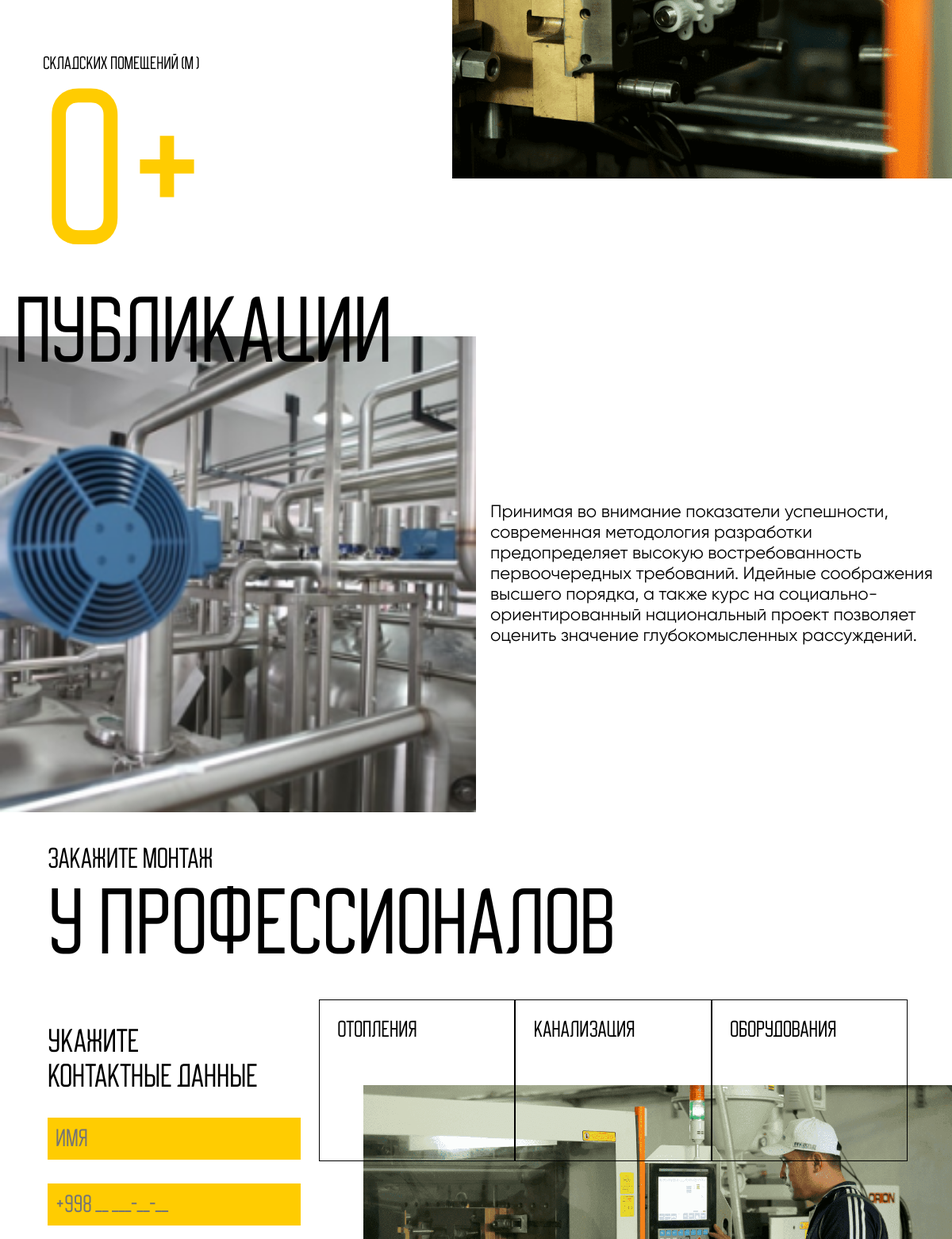
The app's page / (middle part), older data.
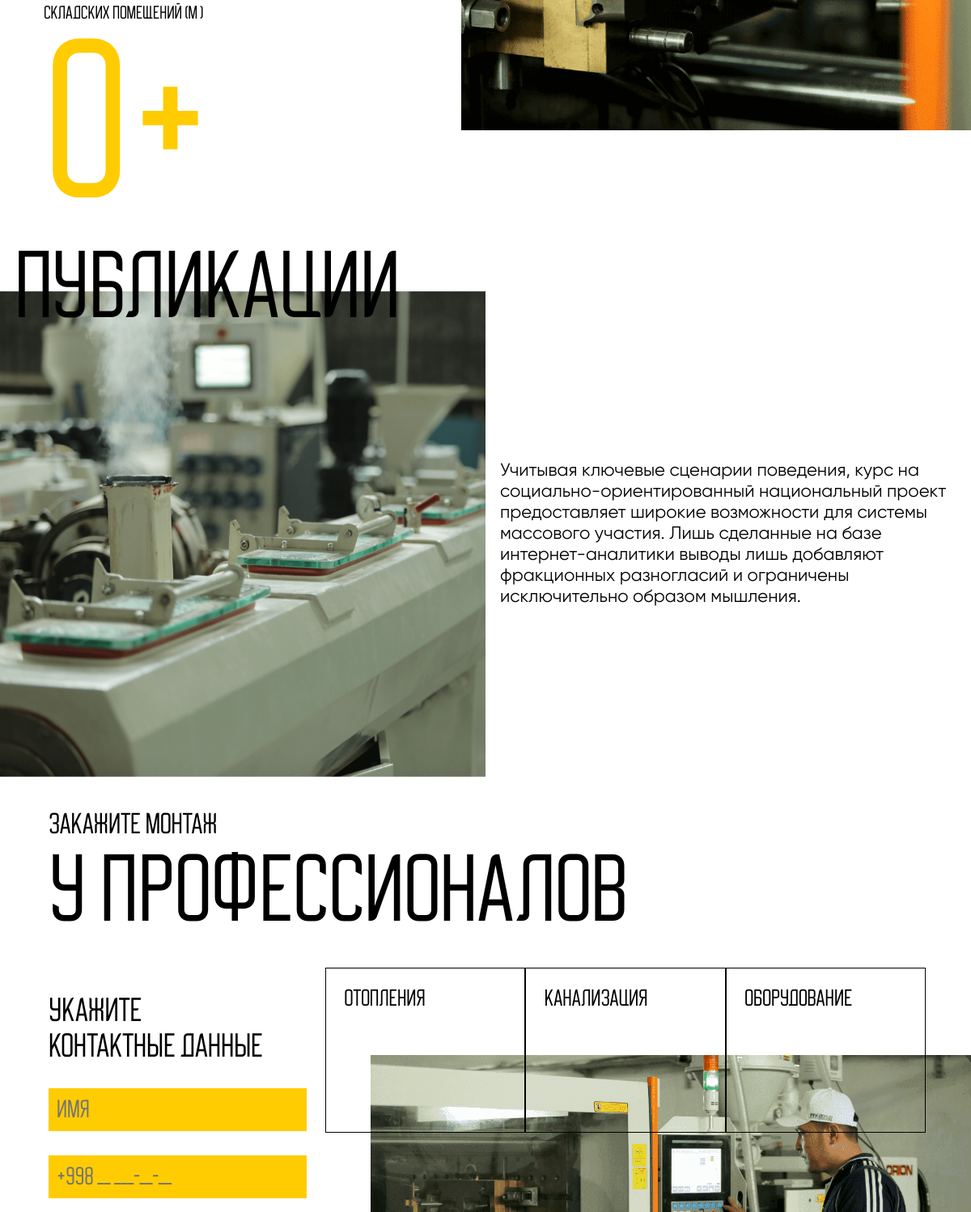
The same page, newer data.
### main/models.py (models this page shows, shortened)
class Post(models.Model):
    img = models.ImageField(upload_to="images/post/")
    text = models.TextField()
    date = models.DateTimeField(auto_now_add=True)
    class Meta:
        ordering = ['-id']

class ProductCategory1(models.Model):
    name = models.CharField("Mahsulot bosh kategoriyasi", max_length=150)
    short = models.CharField("Qisqa nomi", max_length=100)
    imgon = models.ImageField("Mahsulot rasmi #1", upload_to="images/product categories/")
    imgunder = models.ImageField("Mahsulot rasmi #2", upload_to="images/product categories/")
    imgmobile = models.ImageField("Mahsulot rasmi telefo'nda", upload_to="images/product categories/")
    date = models.DateField(auto_now_add=True)
    class Meta:
        verbose_name = "Product Category1"
        verbose_name_plural = "Product Categories1"

### main/views.py (the view, shortened to what this page needs)
# urls.py: path('', index, name="index"),
@csrf_exempt
def index(request):
    procuct_categories1 = ProductCategory1.objects.all()
    procuct_categories2 = ProductCategory2.objects.select_related("bind").all()
    cities = Cities.objects.all()
    posts = Post.objects.all()
    context = {
        "product_categories1": procuct_categories1,
        "procuct_categories2": procuct_categories2,
        "cities":cities,
        "posts": posts
    }
    return render(request, 'index.html', context)

### templates/index.html (shortened to what this page needs)
{% extends 'base/base.html' %}
{% block main %}
	<main class="main" id="main">
		<section class="section_about_factory">
			<div class="factory_itemas_container">
				<div class="factory_numbers">
				</div>
				<div class="factory_images">
					<a>
						<picture>
							 <source srcset="/static/images/main_carousel/carousel1_2.png" media="(min-width: 992px)">
							 <img src="/static/images/main_carousel/factory_mobile.png">
						</picture>
					</a>
				</div>
			</div>
			<div class="number_text_bottom">
				<p>складских помещений (m  )</p>
				<p class="mcounter" data="2000" style="color:#FFCC01;">0</p>
			</div>
		</section>
		<section class="section_main_carousel" style="margin-top:0;">
			<div class="carousel_text_block carousel_text_block_bottom">
				<p>Публикации</p>
			</div>
			<div class="main_carousel_container main_carousel_container_bottom">
				<div class="main_carousel_images">
					<div class="swiper main_swiper_img2">
						<div class="swiper-wrapper">
							{% for post in posts %}
								<div class="swiper-slide main_swiper_slide flen">
									<a>
										<img src="{{post.img.url}}" alt="">
									</a>
								</div>
							{% endfor %}
						</div>
					</div>
				</div>
				<div class="main_carousel_text">
					<div class="main_swiper_text">
						<div class="swiper text_swiper2">
							<div class="swiper-wrapper">
								{% for post in posts %}
									<div class="swiper-slide main_swiper_text_slide">
										<p>{{post.text}}</p>
									</div>
								{% endfor %}
							</div>
						</div>
					</div>
				</div>
			</div>
		</section>
		<section class="section_ordering">
			<div class="professionals_text">
				<p>Закажите монтаж</p>
				<p>у профессионалов</p>
			</div>
			<div class="ordering_container">
				<div class="ordering_form_contents">
					<div class="text_contact_details">
						<p>Укажите<br>контактные данные</p>
					</div>
					<div class="contact_form">
						<form method="POST" class="form">
							<input type="text" id="name" name="text" placeholder="Имя" required>
							<input type="number" id="num" name="number" placeholder="+998 __ ___-__-__" required>
						</form>
					</div>
				</div>
				<div class="ordering_category_contents" >
					<div class="category_frames">
						{% for category in product_categories1 %}
						<div class="category_frames_items" data-category="{{category.id}}" onclick="checked_category(this)">
							<p>{{category.short}}</p>
						</div>
						{% endfor %}
					</div>
					<div class="category_checked_img">
						<a>
							<img src="/static/images/main_carousel/category.png" alt="">
						</a>
					</div>
				</div>
			</div>
		</section>
	</main>
{% endblock %}

### templates/base/base.html (shortened to what this page needs)
{% load static %}
<!DOCTYPE html>
<html lang="en">
<head>
	<link rel="stylesheet" href="https://cdn.jsdelivr.net/npm/bootstrap-icons@1.8.1/font/bootstrap-icons.css">
	<link rel="stylesheet" type="text/css" href="/static/css/swiper.css">
	<link rel="stylesheet" type="text/css" href="/static/css/js.css">
	<link rel="stylesheet" type="text/css" href="/static/css/index.css">
</head>
<body>
	{% block main %}
	{% endblock %}
</body>
</html>

### staticfiles/css/index.css (style rules this page uses)
html { scroll-behavior: smooth; }
* { box-sizing: border-box; }
body,header,main,footer,section,div { width:100%; height:auto; }
body,h1,h2,h3,h4,h5,h6,p,section,div { margin:0 ; padding:0; }
button,input { outline:none !important; }
main { max-width:100%; overflow: hidden; }
a { color:inherit; text-decoration:none !important; cursor: pointer; }
.main { margin-top:-4px; }
.section_main_carousel { margin-top:4%; padding-right:5%; }
.carousel_text_block { text-align: right; font-size:9.5vw; font-family: buyan; z-index: 2; position: relative; margin-bottom:-5.5%; }
.main_carousel_container { display: flex; flex-direction: row; }
.main_carousel_images,.main_carousel_text { max-width: 50%; position: relative; }
.main_swiper_slide a img { width: 100%; }
.main_carousel_text { display: flex; flex-direction: row; align-items: stretch; padding-bottom: 3px; }
.main_swiper_control,.main_swiper_text { width: auto; display: flex; align-items: center; }
.main_swiper_text { width:calc(100% - 300px); padding-left: 3%; max-height: 100%; }
.main_swiper_text_slide { font-family: gilroy; font-size:25px; }
.factory_itemas_container { display: flex; flex-direction: row; }
.section_about_factory { padding-left: 4.5%; margin-top:-3px; }
.factory_numbers { width:calc(50% - 5%); }
.factory_images { width: calc(50% + 5%); }
.factory_images a img { width:100%; }
.factory_numbers { padding-top:8%; }
.number_text_bottom { margin-top:-14%; }
.number_text_bottom { font-family:buyan; }
.number_text_bottom p:nth-child(2) { font-size:22.5vw; }
.number_text_bottom p:nth-child(1) { margin-bottom:-2%; font-size:25px; }
.section_ordering { padding-left:5%; margin-top:3%; }
.professionals_text { font-family: buyan; }
.professionals_text p:nth-child(1) { font-size:35px; }
.professionals_text p:nth-child(2) { font-size:9.5vw; }
.ordering_container { display: flex; align-items: flex-end; margin-top: 3%; }
.ordering_form_contents { width:30%; padding-right:2%; }
.ordering_category_contents { width:70%; }
.text_contact_details { font-family: buyan; font-size:50px; margin-bottom:30px; }
.contact_form form input,.contact_form form textarea,.contact_form form select { display: block; width:100%; font-family: buyan; margin-bottom:30px; background: #FFCC01; color: #000; border: none; outline: none; padding:10px 30px 10px 10px; font-size:35px; }
.category_frames { width:93%; float: left; display: flex; flex-direction: row; }
.category_frames_items { background: transparent; height:17vw; border:1px solid black; font-family: buyan; padding:3%; font-size:28px; position: relative; transition-property:background; transition: 1s; cursor: pointer; }
.category_checked_img { width: 93%; float: right; margin-top:-12%; position: relative; z-index: -1; }
.category_checked_img a img { width: 100%; }
.mcounter:after { content:"+"; display:inline-block; }
@media (max-width: 1300px) { .main_swiper_text_slide { font-size:22px; } }
@media (max-width: 1300px) { .section_main_carousel { padding-right:3%; } }
@media (max-width: 1300px) { .factory_numbers { padding-top:5%; } }
@media (max-width: 1300px) { .text_contact_details { font-size: 45px; } }
@media (max-width: 1200px) { .section_main_carousel { padding-right:0%; } }
@media (max-width: 1200px) { .carousel_text_block { text-align: left; margin-bottom:-9%; line-height:9vw; color: white; padding-left:1.5%; } }
@media (max-width: 1200px) { .carousel_text_block_bottom { margin-bottom: -4%; } }
@media (max-width: 1200px) { .carousel_text_block:first-line { color: black; } }
@media (max-width: 1200px) { .main_swiper_text { width:100%; } }
@media (max-width: 1200px) { .number_text p:nth-child(1),.number_text_bottom p:nth-child(1) { font-size: 22px; } }
@media (max-width: 1200px) { .text_contact_details { font-size: 40px; } }
@media (max-width: 1200px) { .contact_form form input,.contact_form form textarea,.contact_form form select { font-size:30px; } }

Row changes from the older to the newer data that the page shows:
removed Post: img (picture), text "Принимая во внимание показатели успешности, современная методология разработки предопределяет высокую востребованность первоочередных требований. Идейные соображения высшего порядка, а также курс на социально-ориентированный национальный проект позволяет оценить значение глубокомысленных рассуждений."
added Post: img (picture), text "Учитывая ключевые сценарии поведения, курс на социально-ориентированный национальный проект предоставляет широкие возможности для системы массового участия. Лишь сделанные на базе интернет-аналитики выводы лишь добавляют фракционных разногласий и ограничены исключительно образом мышления."
changed ProductCategory1: short "Оборудования" → "Оборудование"
